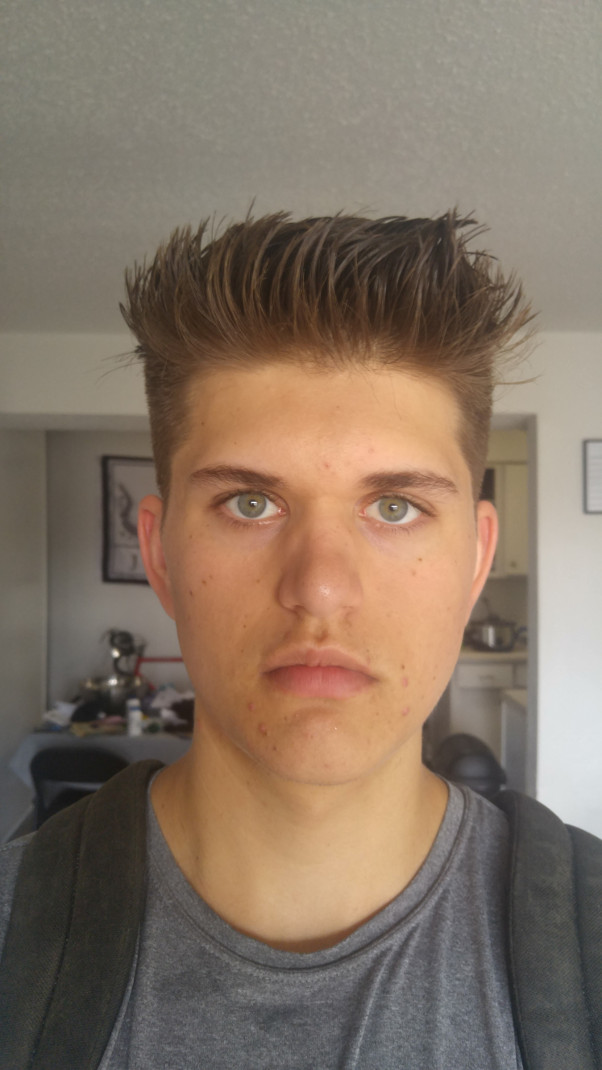
//> input picture rgb/face_feature_extract/input/austin.jpg, 602 x 1070 px
$ ./face_extraction   (built with g++ and OpenCV 4)
//> lines starting //> are read from the running program, lines starting //| are printed output that depends on the picture; after the words box and inside, x2 and y2 are one past the last pixel; in counts of white or black regions, pixels touching at a corner belong together
#include "stdafx.h"
#include "opencv2/objdetect/objdetect.hpp"
#include "opencv2/highgui/highgui.hpp"
#include "opencv2/imgproc/imgproc.hpp"

#include <iostream>
#include <stdio.h>

using namespace std;
using namespace cv;

// Function Headers
void detectAndDisplay(Mat frame);

// Global variables
// Copy this file from opencv/data/haarscascades to target folder
string face_cascade_name = "c:/opencv/build/etc/haarcascades/haarcascade_frontalface_alt.xml";
string eyes_cascade_name = "c:/opencv/build/etc/haarcascades/haarcascade_eye.xml";
string mouth_cascade_name = "c:/opencv/build/etc/haarcascades/Mouth.xml";
CascadeClassifier face_cascade;
CascadeClassifier eyes_cascade;
CascadeClassifier mouth_cascade;
string window_name = "Capture - Face detection";
int filenumber; // Number of file to be saved
string filename;

// Function main
int main(void)
{
	// Load the face cascade
	if (!face_cascade.load(face_cascade_name)) {
		printf("--(!)Error loading\n");
		return (-1);
	}

	// Load the eyes cascade
	if (!eyes_cascade.load(eyes_cascade_name)) {
		printf("--(!)Error loading\n");
		return (-1);
	}

	// Load the mouth cascade
	if (!mouth_cascade.load(mouth_cascade_name)) {
		printf("--(!)Error loading\n");
		return (-1);
	}

	// Read the image file
	Mat frame = imread("austin.jpg");
//> frame is the input picture: 1070 rows x 602 cols, CV_8UC3; mean B, G, R 100.3, 115.5, 132.3

	// Apply the classifier to the frame
	if (!frame.empty()) {
		detectAndDisplay(frame);
	}
	else {
		printf(" --(!) No captured frame -- Break!");
		exit(1);
	}

	int c = waitKey(10);

	if (27 == char(c)) {
		exit(1);
	}

	return 0;
}

// Function detectAndDisplay
void detectAndDisplay(Mat frame)
{
	std::vector<Rect> faces; //all detected faces
	std::vector<Rect> eyes; //all detected eyes
	std::vector<Rect> mouths; //all detected mouths
	Mat frame_gray; //the original image, converted to grayscale
	Mat crop; //cropped face, color
	Mat crop_eyes; //cropped eyes, color
	Mat crop_eyes2;
	Mat crop_mouth;
	Mat res;
	Mat gray; //cropped face, grayscale
	string text;
	stringstream sstm;

	//convert the image to grayscale
	cvtColor(frame, frame_gray, COLOR_BGR2GRAY);
	equalizeHist(frame_gray, frame_gray);
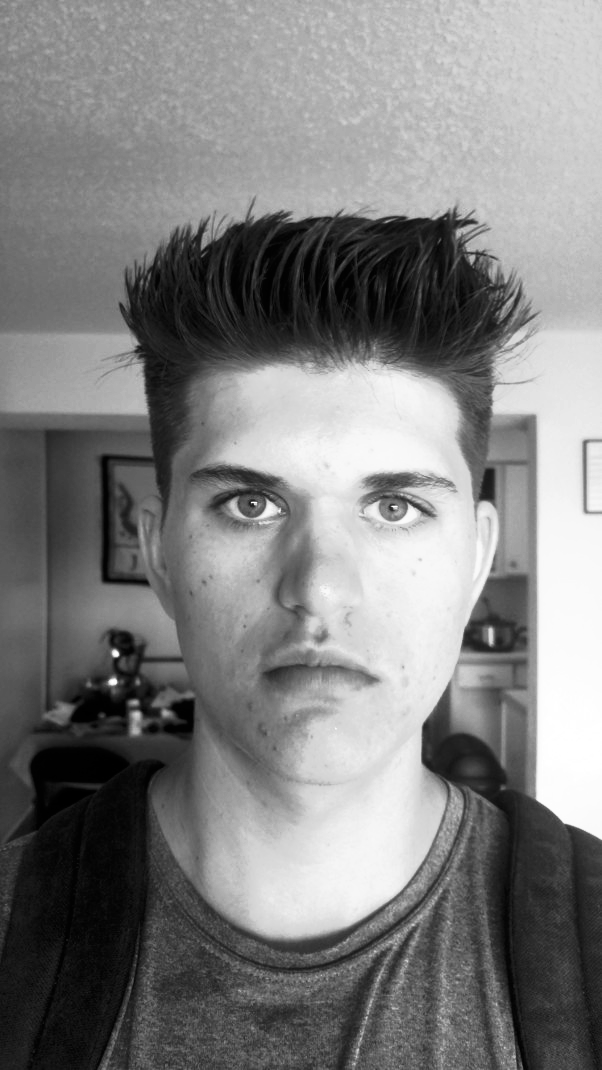
//> frame_gray: 1070 rows x 602 cols, CV_8UC1; min 0, max 255, mean 128.3

	// Detect faces
	face_cascade.detectMultiScale(frame_gray, faces, 1.1, 2, 0 | CASCADE_SCALE_IMAGE, Size(30, 30));
//> faces = 1 Rect (x, y, width, height): [130, 354, 393, 393]

	// Set Region of Interest
	cv::Rect roi_b;
	cv::Rect roi_c;

	size_t ic = 0; // ic is index of current element
	int ac = 0; // ac is area of current element

	size_t ib = 0; // ib is index of biggest element
	int ab = 0; // ab is area of biggest element


	for (ic = 0; ic < faces.size(); ic++) // Iterate through all current elements (detected faces)

	{
		roi_c.x = faces[ic].x;
		roi_c.y = faces[ic].y;
		roi_c.width = (faces[ic].width);
		roi_c.height = (faces[ic].height);

		ac = roi_c.width * roi_c.height; // Get the area of current element (detected face)

		roi_b.x = faces[ib].x;
		roi_b.y = faces[ib].y;
		roi_b.width = (faces[ib].width);
		roi_b.height = (faces[ib].height);

		ab = roi_b.width * roi_b.height; // Get the area of biggest element, at beginning it is same as "current" element

		if (ac > ab)
		{
			ib = ic;
			roi_b.x = faces[ib].x;
			roi_b.y = faces[ib].y;
			roi_b.width = (faces[ib].width);
			roi_b.height = (faces[ib].height);
		}

		crop = frame(roi_b);
		resize(crop, res, Size(128, 128), 0, 0, INTER_LINEAR); // This will be needed later while saving images
		cvtColor(crop, gray, CV_BGR2GRAY); // Convert cropped image to Grayscale

										   // [7 lines of commented-out code are left out]

		imwrite("face.png", crop);

		Point pt1(faces[ic].x, faces[ic].y); // Display detected faces on main window - live stream from camera
		Point pt2((faces[ic].x + faces[ic].height), (faces[ic].y + faces[ic].width));
		rectangle(frame, pt1, pt2, Scalar(0, 255, 0), 2, 8, 0);
	}
//> this loop made 1 pass
//> (ac, ab, pt1, pt2) on pass 1: (154449, 154449, Point(130, 354), Point(523, 747))
//> pass 1, in detectAndDisplay, `cvtColor(crop, gray, CV_BGR2GRAY);`:
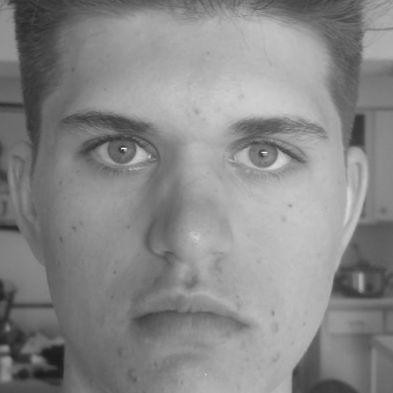
//> gray: 393 rows x 393 cols, CV_8UC1; min 27, max 253, mean 135.8
//> after the loop:
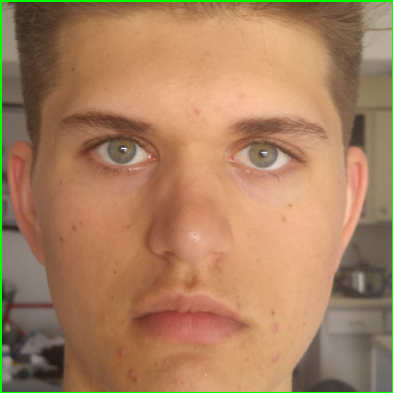
//> crop: 393 rows x 393 cols, CV_8UC3; mean B, G, R 94.6, 128.3, 168.4
//> after the loop:
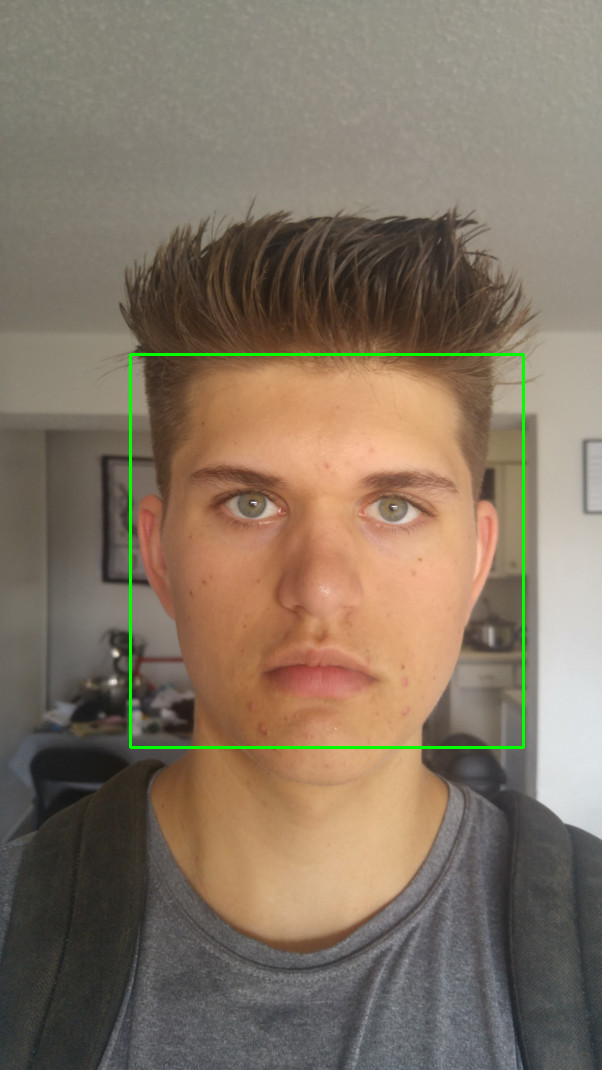
//> frame: 1070 rows x 602 cols, CV_8UC3; 0.73% of pixels changed, all inside (x1, y1, x2, y2) = (129, 353, 525, 749)

	// Show image
	sstm << "Crop area size: " << roi_b.width << "x" << roi_b.height << " Filename: " << filename;
	text = sstm.str();

	putText(frame, text, cvPoint(30, 30), FONT_HERSHEY_COMPLEX_SMALL, 0.8, cvScalar(0, 0, 255), 1, CV_AA);
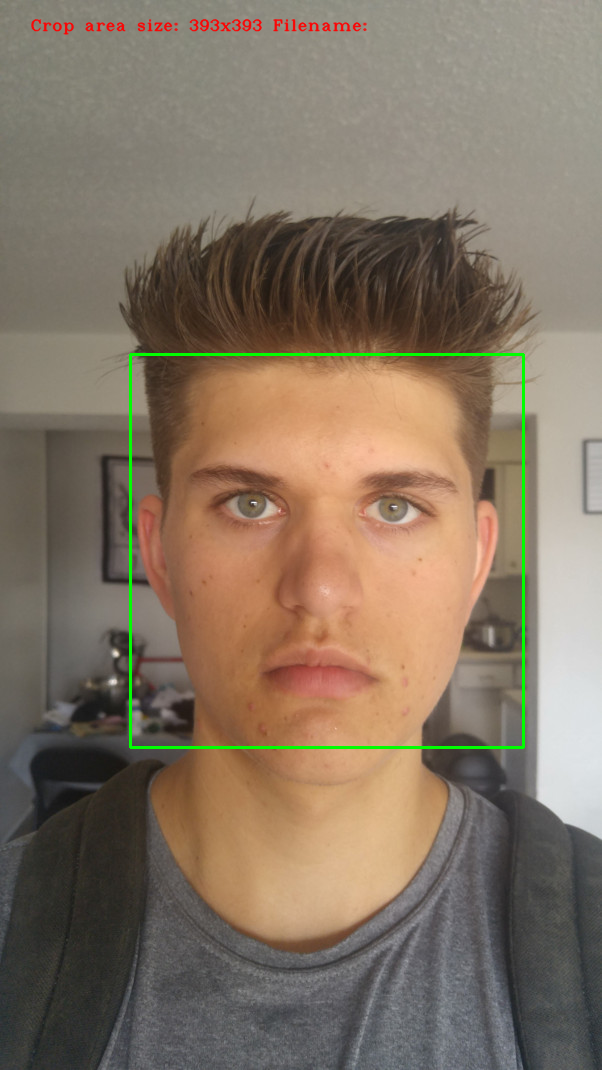
//> frame: 1070 rows x 602 cols, CV_8UC3; 0.37% of pixels changed, all inside (x1, y1, x2, y2) = (30, 18, 368, 35)
	imshow("original", frame);

	if (!crop.empty())
	{
		imshow("detected", crop);
	}
	else
		destroyWindow("detected");

	//extract eyes
	//TODO: extract both eyes instead of one
	//to do this, instead of extracting the biggest element, extract the two biggest elements
	//update 12/5/7 (insight): extract the biggest element e1, then run the same algorithm again to extract e2, with the condition
	//that e2 != e1
	eyes_cascade.detectMultiScale(gray, eyes, 1.05, 4, 0 | CASCADE_SCALE_IMAGE, Size(30, 30));
//> eyes = 4 Rects (x, y, width, height): [127, 301, 43, 43], [71, 111, 80, 80], [229, 118, 75, 75], [339, 251, 53, 53]

	// Set Region of Interest
	cv::Rect roi_b1; //biggest element
	cv::Rect roi_b2; //second biggest element
	cv::Rect roi_c1; //current element

	size_t ic1 = 0; // ic is index of current element
	int ac1 = 0; // ac is area of current element

	size_t ib1 = 0; // ib is index of biggest element
	int ab1 = 0; // ab is area of biggest element

	size_t ib2 = 0;
	int ab2 = 0;

	int pic = 0;

	//EYE DETECTION
	for (ic1 = 0; ic1 < eyes.size(); ic1++) // Iterate through all current elements (detected eyes)

	{
		roi_c1.x = eyes[ic1].x;
		roi_c1.y = eyes[ic1].y;
		roi_c1.width = (eyes[ic1].width);
		roi_c1.height = (eyes[ic1].height);

		ac1 = roi_c1.width * roi_c1.height; // Get the area of current element (detected eye)

		roi_b1.x = eyes[ib1].x;
		roi_b1.y = eyes[ib1].y;
		roi_b1.width = (eyes[ib1].width);
		roi_b1.height = (eyes[ib1].height);

		ab1 = roi_b1.width * roi_b1.height; // Get the area of biggest element, at beginning it is same as "current" element

											// [6 lines of commented-out code are left out]


		if (ac1 > ab1)
		{
			ib1 = ic1;
			roi_b1.x = eyes[ib1].x;
			roi_b1.y = eyes[ib1].y;
			roi_b1.width = (eyes[ib1].width);
			roi_b1.height = (eyes[ib1].height);
		}
	}
//> this loop made 4 passes
//> (ac1, ab1) on passes 1 to 4: (1849, 1849), (6400, 1849), (5625, 6400), (2809, 6400)
		//if current element is bigger than 2nd biggest element, and the current element is NOT equal to the biggest element
		//2nd biggest element = current element
		//if ((ac1 > ab2) && (ac1 != ab1))
		//{
//
		//}

		//DIFFERENT!
		crop_eyes = crop(roi_c1);
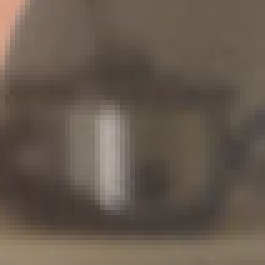
//> crop_eyes: 53 rows x 53 cols, CV_8UC3 (shown 5 times larger); mean B, G, R 78, 89.8, 102.2
		resize(crop_eyes, res, Size(128, 128), 0, 0, INTER_LINEAR); // This will be needed later while saving images

										//save extracted eyes

		imwrite(std::to_string(pic) + ".png", crop_eyes);
		imshow(std::to_string(pic), crop_eyes);
		pic = pic++;

		//produce image with eyes cropped out

		//TODO: detect and extract mouth
		mouth_cascade.detectMultiScale(gray, mouths, 1.05, 8, 0 | CASCADE_SCALE_IMAGE, Size(30, 30));
//> mouths = 4 Rects (x, y, width, height): [329, 299, 56, 34], [120, 294, 123, 74], [206, 119, 133, 80], [68, 132, 97, 58]

		// Set Region of Interest
		cv::Rect roi_b_m; //biggest element
		cv::Rect roi_c_m; //current element

		size_t ic_m = 0; // ic is index of current element
		int ac_m = 0; // ac is area of current element

		size_t ib_m = 0; // ib is index of biggest element
		int ab_m = 0; // ab is area of biggest element

		for (ic_m = 0; ic_m < mouths.size(); ic_m++) // Iterate through all current elements (detected mouths)

		{
			roi_c_m.x = mouths[ic_m].x;
			roi_c_m.y = mouths[ic_m].y;
			roi_c_m.width = (mouths[ic_m].width);
			roi_c_m.height = (mouths[ic_m].height);

			ac_m = roi_c_m.width * roi_c_m.height; // Get the area of current element (detected mouth)

			roi_b_m.x = mouths[ib_m].x;
			roi_b_m.y = mouths[ib_m].y;
			roi_b_m.width = (mouths[ib_m].width);
			roi_b_m.height = (mouths[ib_m].height);

			ab_m = roi_b_m.width * roi_b_m.height; // Get the area of biggest element, at beginning it is same as "current" element

			if (ac_m > ab_m)
			{
				ib_m = ic_m;
				roi_b_m.x = mouths[ib_m].x;
				roi_b_m.y = mouths[ib_m].y;
				roi_b_m.width = (mouths[ib_m].width);
				roi_b_m.height = (mouths[ib_m].height);
			}
		}
//> this loop made 4 passes
//> (ac_m, ab_m) on passes 1 to 4: (1904, 1904), (9102, 1904), (10640, 9102), (5626, 10640)
			crop_mouth = crop(roi_c_m);
			resize(crop_mouth, res, Size(128, 128), 0, 0, INTER_LINEAR); // This will be needed later while saving images
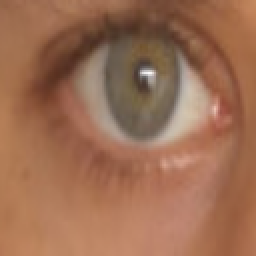
//> res: 128 rows x 128 cols, CV_8UC3 (shown 2 times larger); mean B, G, R 83, 109.2, 156.6

																		//save extracted mouth
			imwrite("mouth.png", crop_mouth);
			imshow("mouth", crop_mouth);


	//imshow("eyes", crop_eyes);
	//imshow("eyes2", crop_eyes2);


	waitKey(0);
}

$ run again, with rgb/face_feature_extract/input/Torri_Edwards_0001.jpg copied over rgb/face_feature_extract/input/austin.jpg
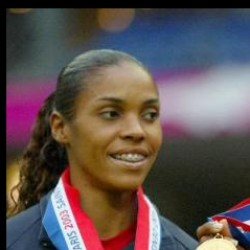
//> input picture rgb/face_feature_extract/input/Torri_Edwards_0001.jpg, 250 x 250 px
//> frame is the input picture: 250 rows x 250 cols, CV_8UC3; mean B, G, R 79.2, 80.7, 93.8
//> faces = 1 Rect (x, y, width, height): [75, 68, 110, 110]
//> the loop in detectAndDisplay, `for (ic = 0; ic < faces.size(); ic++)` made 1 pass
//> (ac, ab, pt1, pt2) on pass 1: (12100, 12100, Point(75, 68), Point(185, 178))
//> after the loop in detectAndDisplay, `for (ic = 0; ic < faces.size(); ic++)`:
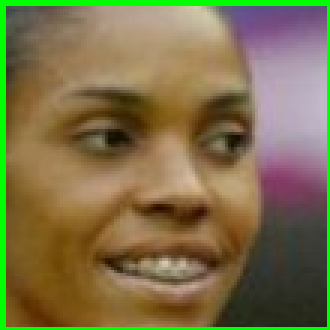
//> crop: 110 rows x 110 cols, CV_8UC3 (shown 3 times larger); mean B, G, R 73.1, 113.2, 124.3
//> eyes = 2 Rects (x, y, width, height): [16, 22, 40, 40], [59, 29, 33, 33]
//> the loop in detectAndDisplay, `for (ic1 = 0; ic1 < eyes.size(); ic1++)` made 2 passes
//> (ac1, ab1) on passes 1 to 2: (1600, 1600), (1089, 1600)
//> mouths = 2 Rects (x, y, width, height): [5, 29, 55, 33], [23, 70, 62, 37]
//> the loop in detectAndDisplay, `for (ic_m = 0; ic_m < mouths.size(); ic_m++)` made 2 passes
//> (ac_m, ab_m) on passes 1 to 2: (1815, 1815), (2294, 1815)
//> in detectAndDisplay, `resize(crop_mouth, res, Size(128, 128), 0, 0, INTER_LINEAR);`:
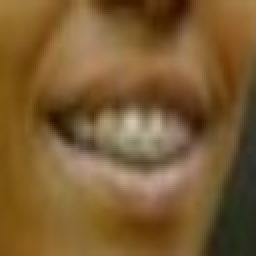
//> res: 128 rows x 128 cols, CV_8UC3 (shown 2 times larger); mean B, G, R 50.4, 92.2, 123.6
